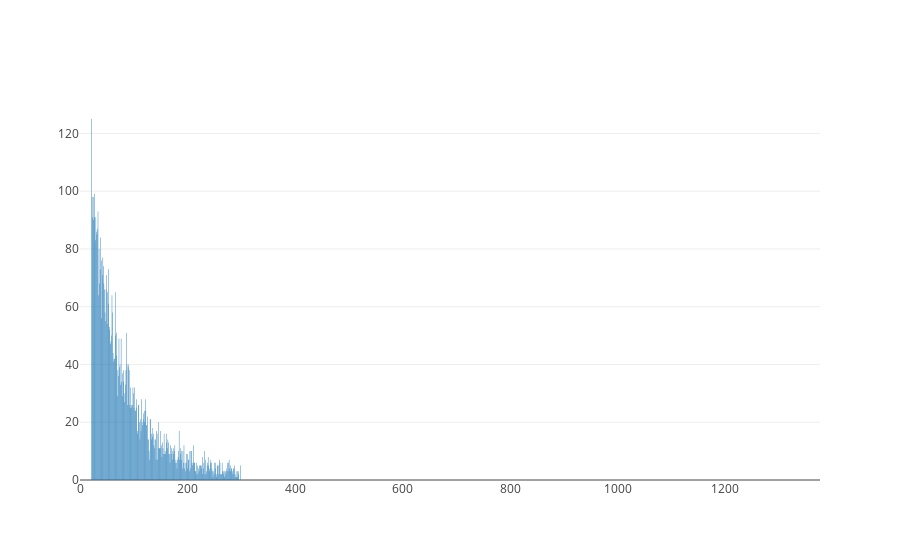

Source (notebook cell):
### Code cell
revLengths = []
revLengthFreqs = []
for i in range(maxRevLength):
    revLengths.append(i)
    if i in allReviewLengthFrequenciesDict:
        revLengthFreqs.append(allReviewLengthFrequenciesDict[i])
    else:
        revLengthFreqs.append(0)

data = [
        Bar(
            x=revLengths,
            y=revLengthFreqs
        )
]

iplot(data)

### Figure 1 — Plotly figure (JSON) as saved in the notebook; plotly's stock layout.template omitted (floating-point values rounded to 4 significant figures; data arrays with more than 128 entries replaced by an {"elided": "..."} marker saying what was removed)
{"data": [{"type": "bar", "x": {"elided": "1377 int values"}, "y": {"elided": "1377 int values"}}], "layout": {}}
